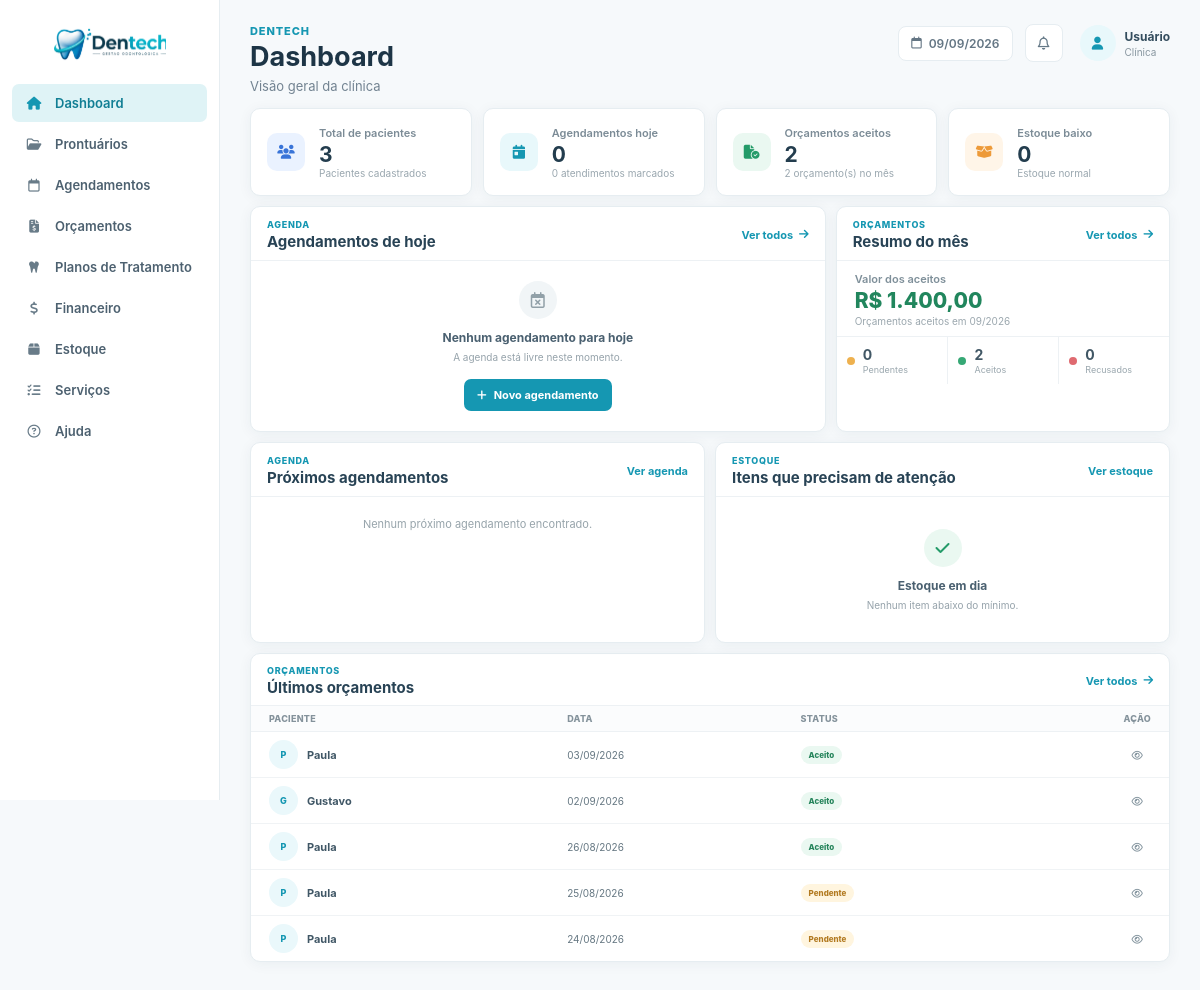
/ (signed in), run on an earlier commit of the app's database.
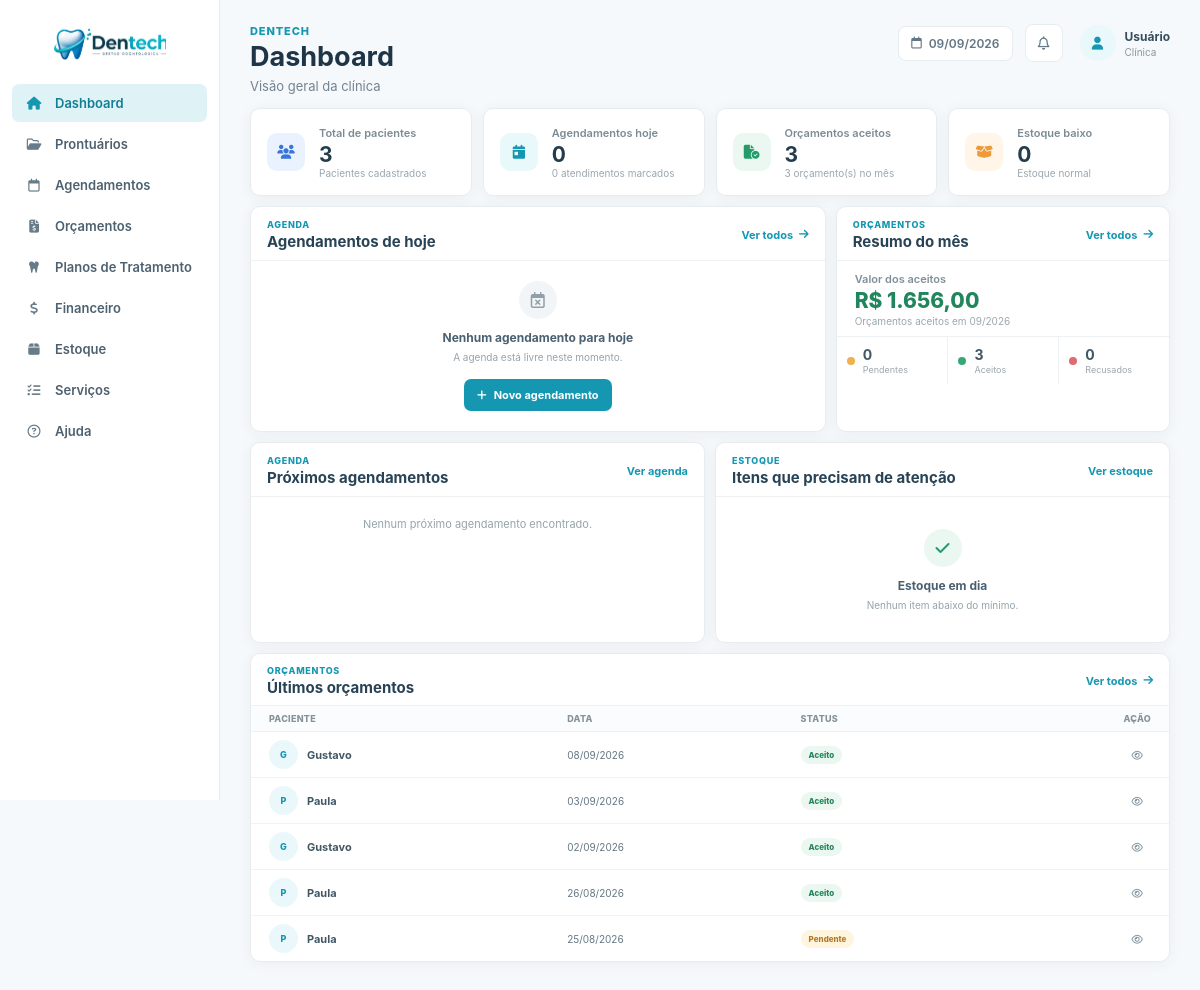
And on a later commit of the database.
### tables this page shows
CREATE TABLE `orcamentos` (
  `id` int NOT NULL AUTO_INCREMENT,
  `paciente_id` int NOT NULL,
  `data_criacao` date NOT NULL,
  `validade` date NOT NULL,
  `status` enum('pendente','aceito','recusado') DEFAULT 'pendente',
  `observacoes` text,
  `created_at` timestamp NOT NULL DEFAULT CURRENT_TIMESTAMP,
  `agendamento_id` int DEFAULT NULL,
  PRIMARY KEY (`id`),
  KEY `paciente_id` (`paciente_id`),
  KEY `idx_orcamento_agendamento` (`agendamento_id`),
  CONSTRAINT `fk_orcamento_agendamento` FOREIGN KEY (`agendamento_id`) REFERENCES `agendamentos` (`id`) ON DELETE SET NULL,
  CONSTRAINT `orcamentos_ibfk_1` FOREIGN KEY (`paciente_id`) REFERENCES `prontuarios` (`id`) ON DELETE CASCADE
);

CREATE TABLE `prontuarios` (
  `id` int NOT NULL AUTO_INCREMENT,
  `paciente` varchar(255) NOT NULL,
  `nascimento` date NOT NULL,
  `sexo` enum('Masculino','Feminino','Outro') DEFAULT NULL,
  `estado_civil` varchar(50) DEFAULT NULL,
  `profissao` varchar(100) DEFAULT NULL,
  `rg` varchar(20) DEFAULT NULL,
  `cpf` varchar(14) DEFAULT NULL,
  `endereco` text,
  `cep` varchar(10) DEFAULT NULL,
  `telefone` varchar(20) DEFAULT NULL,
  `email` varchar(255) DEFAULT NULL,
  `observacoes` text,
  `tratamento_odonto` text,
  `tratamento_medico` text,
  `medicamento_continuo` text,
  `alergia_medicamento` text,
  `alergia_outras` text,
  `problemas_saude` text,
  `gravida_meses` varchar(10) DEFAULT NULL,
  `fuma_tempo` varchar(50) DEFAULT NULL,
  `fuma_cigarros_dia` varchar(20) DEFAULT NULL,
  `bebida_frequencia` varchar(100) DEFAULT NULL,
  `drogas_uso` text,
  `doencas_transmissiveis` text,
  `cancer_familiar` text,
  `tratamento_cancer` text,
  `created_at` timestamp NOT NULL DEFAULT CURRENT_TIMESTAMP,
  `termo_consentimento_aceito` tinyint(1) NOT NULL DEFAULT '0',
  `termo_consentimento_aceito_em` datetime DEFAULT NULL,
  PRIMARY KEY (`id`),
  UNIQUE KEY `uq_prontuarios_cpf` (`cpf`)
);

### index.php (the view, shortened to what the changed rows need)
<?php
require_once 'conexao/conexao.php';
$mes_atual = date('Y-m');
$stmt_rel_orc = $pdo->prepare("
    SELECT
        COUNT(*) AS total,
        SUM(CASE WHEN status = 'pendente' THEN 1 ELSE 0 END) AS pendentes,
        SUM(CASE WHEN status = 'aceito' THEN 1 ELSE 0 END) AS aceitos,
        SUM(CASE WHEN status = 'recusado' THEN 1 ELSE 0 END) AS recusados
    FROM orcamentos
    WHERE DATE_FORMAT(data_criacao, '%Y-%m') = ?
");
$stmt_rel_orc->execute([$mes_atual]);
$rel_orc = $stmt_rel_orc->fetch();
$total_orc = (int) ($rel_orc['total'] ?? 0);
$aceitos = (int) ($rel_orc['aceitos'] ?? 0);
$stmt_valor = $pdo->prepare("
    SELECT COALESCE(SUM(itens.total_item), 0) AS valor_total
    FROM orcamentos o
    LEFT JOIN (
        SELECT
            orcamento_id,
            SUM(quantidade * valor_unitario) AS total_item
        FROM orcamentos_itens
        GROUP BY orcamento_id
    ) itens ON o.id = itens.orcamento_id
    WHERE o.status = 'aceito'
      AND DATE_FORMAT(o.data_criacao, '%Y-%m') = ?
");
$stmt_valor->execute([$mes_atual]);
$valor_total_aceitos = (float) ($stmt_valor->fetchColumn() ?? 0);
$stmt_orc = $pdo->prepare("
    SELECT
        o.id,
        o.data_criacao,
        o.status,
        p.paciente
    FROM orcamentos o
    JOIN prontuarios p ON o.paciente_id = p.id
    ORDER BY o.data_criacao DESC, o.id DESC
    LIMIT 5
");
$stmt_orc->execute();
$ultimos_orcamentos = $stmt_orc->fetchAll();
function formatarData($data): string
{
    return $data ? date('d/m/Y', strtotime($data)) : '-';
}
function statusOrcamento(string $status): string
{
    return match ($status) {
        'aceito' => 'Aceito',
        'recusado' => 'Recusado',
        default => 'Pendente',
    };
}
?>
<!DOCTYPE html>
<html lang="pt-BR">
<head>
    <link rel="stylesheet" href="css/global.css">
    <link rel="stylesheet" href="css/variables.css">
    <link rel="stylesheet" href="css/index.css">
    <link
        rel="stylesheet"
        href="https://cdnjs.cloudflare.com/ajax/libs/font-awesome/6.5.2/css/all.min.css">
</head>
<body>
    <main class="content">
        <header class="topbar">
            <div class="page-heading">
                <h1>Dashboard</h1>
            </div>
        </header>
        <section class="stats-grid">
            <a href="orcamento" class="stat-card">
                <div class="stat-content">
                    <span>Orçamentos aceitos</span>
                    <strong><?= $aceitos ?></strong>
                    <small><?= $total_orc ?> orçamento(s) no mês</small>
                </div>
            </a>
        </section>
        <section class="dashboard-grid">
            <div class="panel appointments-panel">
                <div class="panel-header">
                    <div>
                        <h2>Agendamentos de hoje</h2>
                    </div>
                </div>
            </div>
            <div class="panel budget-panel">
                <div class="panel-header">
                    <div>
                        <h2>Resumo do mês</h2>
                    </div>
                </div>
                <div class="budget-total">
                    <span>Valor dos aceitos</span>
                    <strong>R$ <?= number_format($valor_total_aceitos, 2, ',', '.') ?></strong>
                    <small>Orçamentos aceitos em <?= date('m/Y') ?></small>
                </div>
                <div class="budget-status">
                    <div class="budget-status-item">
                        <div>
                            <strong><?= $aceitos ?></strong>
                            <span>Aceitos</span>
                        </div>
                    </div>
                </div>
            </div>
        </section>
        <section class="lower-grid">
            <div class="panel">
                <div class="panel-header">
                    <div>
                        <h2>Próximos agendamentos</h2>
                    </div>
                </div>
            </div>
            <div class="panel">
                <div class="panel-header">
                    <div>
                        <h2>Itens que precisam de atenção</h2>
                    </div>
                </div>
            </div>
        </section>
        <section class="panel recent-panel">
            <div class="panel-header">
                <div>
                    <h2>Últimos orçamentos</h2>
                </div>
            </div>
            <div class="table-wrapper">
                <table>
                    <thead>
                        <tr>
                            <th>Paciente</th>
                            <th>Data</th>
                            <th>Status</th>
                            <th class="align-right">Ação</th>
                        </tr>
                    </thead>
                    <tbody>
                        <?php if (empty($ultimos_orcamentos)): ?>
                            <tr>
                                <td colspan="4" class="table-empty">
                                    Nenhum orçamento encontrado.
                                </td>
                            </tr>
                        <?php else: ?>
                            <?php foreach ($ultimos_orcamentos as $orc): ?>
                                <tr>
                                    <td>
                                        <div class="table-person">
                                            <div class="table-avatar">
                                                <?= strtoupper(substr($orc['paciente'], 0, 1)) ?>
                                            </div>
                                            <strong><?= htmlspecialchars($orc['paciente']) ?></strong>
                                        </div>
                                    </td>
                                    <td><?= formatarData($orc['data_criacao']) ?></td>
                                    <td>
                                        <span class="status-badge <?= htmlspecialchars($orc['status']) ?>">
                                            <?= statusOrcamento($orc['status']) ?>
                                        </span>
                                    </td>
                                    <td class="align-right">
                                        <a href="visualizar_orcamento?id=<?= (int)$orc['id'] ?>" class="table-action">
                                            <i class="fa-regular fa-eye"></i>
                                        </a>
                                    </td>
                                </tr>
                            <?php endforeach; ?>
                        <?php endif; ?>
                    </tbody>
                </table>
            </div>
        </section>
    </main>
</body>
</html>

What changed in the data, as far as the page shows it:
no longer on this page (row unchanged): orcamentos: paciente.paciente "P", paciente.paciente "Paula", data_criacao "24/08/2026", status "Pendente"
added orcamentos: paciente.paciente "G", paciente.paciente "Gustavo", data_criacao "08/09/2026", status "Aceito"
Also different on the page:
$aceitos: "2" → "3"
$total_orc: "2" → "3"
$valor_total_aceitos: "1.400,00" → "1.656,00"
